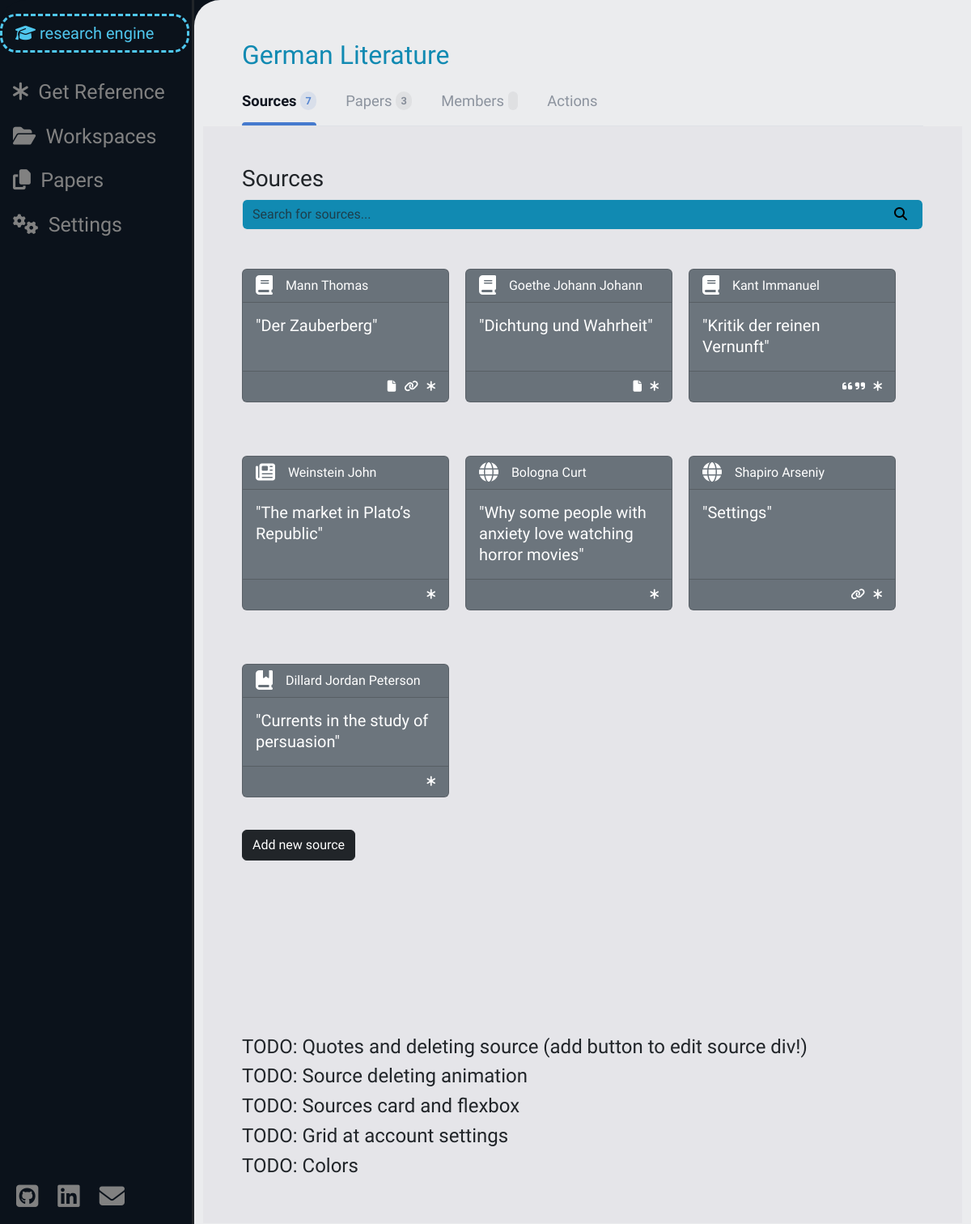
/work_space/31 (signed in), run on the app's committed database.
### work_space/models.py (models this page shows, shortened)
class WorkSpace(models.Model):
    owner = models.ForeignKey(User, on_delete=models.CASCADE, related_name="work_spaces")
    guests = models.ManyToManyField(User, related_name="guest_work_spaces")
    title = models.CharField(max_length=50)
    archived = models.BooleanField(default=False)
    def __str__(self):
        return self.title

### bookshelf/models.py (models this page shows, shortened)
class Source(models.Model):
    real_type = models.ForeignKey(ContentType, editable=False, on_delete=models.CASCADE)
    work_space = models.ForeignKey(WorkSpace, on_delete=models.CASCADE, related_name="sources")
    user = models.ForeignKey(User, on_delete=models.CASCADE, related_name="sources")
    title = models.CharField(max_length=100)
    author = models.CharField(max_length=70, blank=True)
    year = models.CharField(max_length=4, blank=True)
    link = models.URLField(max_length=40, blank=True)
    has_file = models.BooleanField(default=False)
    def cast(self):
        return self.real_type.get_object_for_this_type(pk=self.pk)
    def get_file(self) -> SourceFile | None:
        try:
            return SourceFile.objects.get(source=self)
        except ObjectDoesNotExist:
            return None

### work_space/views.py (the view)
# urls.py: path("work_space/<int:space_id>", views.work_space_view, name="space_view"),
@login_required
def work_space_view(request, space_id):
    space = check_work_space(space_id, request.user)
    sources = get_work_space_sources(space)
    space_papers = space.papers.filter(archived=False)
    if request.user == space.owner:
        user_status = "owner"
    else:
        user_status = "guest"
    work_space_data = {
        "space": space,
        "sources": sources,
        "space_papers": space_papers,
        "user_status": user_status,
        "space_has_sources": bool(sources),
        "number_of_sources": len(sources),
        "number_of_papers": len(space_papers),
        "new_paper_form": NewPaperForm(),
        "book_form": BookForm(),
        "article_form": ArticleForm(),
        "chapter_form": ChapterForm(),
        "webpage_form": WebpageForm(),
        "rename_form": RenameSpaceForm().set_initial(space),
        "work_spaces": get_user_work_spaces(request.user),
        "papers": get_user_papers(request.user),
    }
    return render(request, "work_space.html", work_space_data)

### paper_work/forms.py (shortened to what this page needs)
class NewPaperForm(forms.Form):
    title = forms.CharField(widget=forms.TextInput(attrs={
        "type": "text",
        "id": "title-field",
        "class": CLASS_,
        "autocomplete": "off",
        "placeholder": "Paper title"})
    )

### bookshelf/forms.py
class BookForm(CommonFields):
    source_type = SourceTypes.book
    title = forms.CharField(widget=forms.TextInput(attrs={
        "type": "text",
        "id": "title-field",
        "class": CLASS_,
        "autocomplete": "off",
        "placeholder": "Book title"})
    )
    publishing_house = forms.CharField(widget=forms.TextInput(attrs={
        "type": "text",
        "id": "publishing-house-field",
        "class": CLASS_,
        "autocomplete": "off",
        "placeholder": "Publishing House"})
    )
    year = forms.IntegerField(widget=forms.NumberInput(attrs={
        "type": "number",
        "id": "book-year-field",
        "class": CLASS_,
        "autocomplete": "off",
        "placeholder": "Publishing year"})
    )

### bookshelf/source_showcase.py (called while the page is built)
def get_work_space_sources(space: WorkSpace) -> list:
    sources: list = []
    for source in space.sources.all():
        source: Source
        source_dict: dict = model_to_dict(source)
        source_dict["type"] = get_source_type(source)
        if source.has_file:
            source_dict["file_id"] = source.get_file().pk
        else:
            source_dict["file_id"] = None
        if source.quotes.all():
            source_dict["has_quotes"] = True
        else:
            source_dict["has_quotes"] = False
        sources.append(source_dict)
    return sources

def get_source_type(source: Source) -> str:
    source_type = source.cast()
    match source_type:
        case Book():
            return "book"
        case Article():
            return"article"
        case Chapter():
            return "chapter"
        case Webpage():
            return "webpage"

### paper_work/models.py (called while the page is built)
    def __str__(self):
        return self.title

### user_management/helpers.py (called while the page is built)
def get_user_work_spaces(user: User, archived=False) -> list:
    return list(user.work_spaces.filter(archived=archived)) + list(user.guest_work_spaces.filter(archived=archived))

def get_user_papers(user: User, archived=False):
    return user.papers.filter(archived=archived)

### work_space/forms.py (called while the page is built)
    def set_initial(self, space: WorkSpace):
        self.fields["title"].initial = space.title
        return self

### templates/work_space.html (shortened to what this page needs)
{% extends "layout.html" %}
{% load static %}
{% block header %}
   {{ space }}
{% endblock %}
{% block nav-links %}
    <nav class="nav-tabs" id="nav-tabs">
        <a onclick="show_area('sources-area');return false" href="#" type="button" class="active">
            Sources&nbsp;<span>{{ number_of_sources }}</span>
        </a>
        <a onclick="show_area('papers-area');return false" href="#" type="button">
            Papers&nbsp;<span>{{ number_of_papers }}</span>
        </a>
        <a onclick="show_area('members-area');return false" href="#" type="button">
            Members&nbsp;<span>{{ number_of_members }}</span>
        </a>
        <a onclick="show_area('actions-area');return false" href="#" type="button">
            Actions
        </a>
    </nav>
{% endblock %}
{% block body %}
    <div class="workspace-area" id="sources-area">
        <h3>Sources</h3>
        <div class="sources-search">
            <i class="fa fa-search"></i>
            <input onkeyup="search_source()" id="search_box" class="form-control form-input" type="text" placeholder="Search for sources...">
        </div>
        <br><br>
        <div id="sources-container">
            {% for source in sources %}
                <div onclick="load_and_show_source_space('{{ source.id }}')" id="source-card-{{ source.id }}" class="card text-bg-secondary mb-3 pointy-cursor source-card" data-bs-toggle="modal" data-bs-target="#source-space-modal-{{ source.id }}" style="max-width: 16rem;">
                    <div class="card-header source-author">
                        {% if source.type == 'book' %}
                            <span><i class="fa-solid fa-book fa-xl"></i></span>
                        {% elif source.type == 'article' %}
                            <span><i class="fa-solid fa-newspaper fa-xl"></i></span>
                        {% elif source.type == 'chapter' %}
                            <span><i class="fa-solid fa-book-bookmark fa-xl"></i></span>
                        {% elif source.type == 'webpage' %}
                            <span><i class="fa-solid fa-globe fa-xl"></i></span>
                        {% endif %}
                        {{ source.author }}
                    </div>
                    <div class="card-body">
                        <h5 class="card-title source-button source-title">"{{ source.title }}"</h5>
                    </div>
                    <div class="card-footer source-card-footer">
                        <small class="text-body-secondary source-incons-div">
                            <div class="source-icons">
                                {% if source.has_file %}
                                    <div class="source-icon">
                                        <i class="fa-solid fa-file"></i>
                                    </div>
                                {% endif %}
                                {% if source.link %}
                                    <div class="source-icon">
                                        <i class="fa-solid fa-link"></i>
                                    </div>
                                {% endif %}
                                {% if source.has_quotes %}
                                <div class="source-icon">
                                    <i class="fa-solid fa-quote-left"></i>
                                    <i class="fa-solid fa-quote-right"></i>
                                </div>
                                {% endif %}
                                <div class="source-icon">
                                    <strong><i class="fa-solid fa-asterisk"></i></strong>
                                </div>
                            </div>
                        </small>
                    </div>
                </div>
            {% endfor %}
        </div>
        <br>
        <button type="button" class="btn btn-dark" data-bs-toggle="modal" data-bs-target="#new-source">
            Add new source
        </button>
    </div>
    <br><br><br><br><br><br>
    <br><br><br>
    <h4>TODO: Quotes and deleting source (add button to edit source div!)</h4>
    <h4>TODO: Source deleting animation</h4>
    <h4>TODO: Sources card and flexbox</h4>
    <h4>TODO: Grid at account settings</h4>
    <h4>TODO: Colors</h4>
{% endblock %}

### templates/layout.html (shortened to what this page needs)
{% load static %}
<!DOCTYPE html>
<html lang="en">
    <head>
        <link href="{% static 'css/styles.css' %}" rel="stylesheet">
        <link href="https://cdn.jsdelivr.net/npm/bootstrap@5.3.2/dist/css/bootstrap.min.css" rel="stylesheet">
    </head>
    <body>
        <div class="sidenav">
            <div id="re">
                {% if user.is_authenticated and not invitation %}
                    <div id="re-main-button" class="pointy-cursor" onclick="openNav()">
                        <i class="fa-solid fa-graduation-cap"></i>
                        research engine
                    </div>
                {% else %}
                    <div id="re-main-button">
                        <i class="fa-solid fa-graduation-cap"></i>
                        research engine
                    </div>
                {% endif %}
            </div>
            <div id="sidenav-closed-view">
                <a class="mt-4" href="{% url 'website:lobby' %}"><i class="fa-solid fa-asterisk"></i>&nbsp;&nbsp;Get Reference</a>
                {% if user.is_authenticated %}
                    <div>
                        {% if work_spaces %}
                            <a onclick="dropdown_spaces()" class="dropbtn pointy-cursor"><i class="fa-solid fa-folder-open"></i>&nbsp;&nbsp;Workspaces</a>
                        {% endif %}
                        {% if papers %}
                            <a onclick="dropdown_papers()" class="dropbtn pointy-cursor"><i class="fa-solid fa-copy"></i>&nbsp;&nbsp;Papers</a>
                        {% endif %}
                    </div>
                    <a href="{% url 'website:account_settings' %}"><i class="fa-solid fa-gears"></i>&nbsp;&nbsp;Settings</a>
                {% endif %}
                <nav id="footer-menu" class="nav pb-1 ps-1">
                    <a href="https://github.com/Arseniy007" class="footer-link"><i class="fa-brands fa-square-github fa-lg"></i></a>
                    <a href="https://www.linkedin.com/in/arseniy-shapiro-162932289/" class="footer-link"><i class="fa-brands fa-linkedin fa-lg"></i></a>
                    <a id="email-link" class="footer-link pointy-cursor" data-bs-toggle="popover" data-bs-title="Contact me :)" data-bs-content="arseniy.shapiro@gmail.com" data-html="true"><i class="fa-solid fa-envelope fa-lg"></i></a>
                </nav>
            </div>
        </div>
        <main class="main">
            {% block headless %}
                <header id="header">
                    <h2 id="header-text">{% block header %}R.E.{% endblock %}</h2>
                    {% block nav-links %}{% endblock %}
                </header>
                <div id="content">
                    <div>
                        {% block body %}{% endblock %}
                    </div>
                </div>
            {% endblock %}
        </main>
    </body>
</html>

### static/css/styles.css (style rules this page uses)
.sidenav { height: 100%; width: 240px; position: fixed; z-index: 1; top: 0; left: 0; border-top-left-radius: 2rem; border-top-right-radius: -0.5rem; background: #0b121b; overflow-x: hidden; transition: 0.5s; padding-top: 15px; border-right: solid; }
.sidenav a { padding: 6px 8px 6px 16px; margin-bottom: 5px; text-decoration: none; font-size: 25px; color: #818181; display: block; transition: 0.3s; font-family: 'Special Elite', serif; }
body { padding-top: 0; background-image: linear-gradient(#0b121b, #0b121b); min-height: 100%; }
.main { margin-left: 240px; padding: 0px 10px; position: relative; border-top-left-radius: 2rem; background: #ebecee; font-family: 'Special Elite', serif; margin-bottom: 0; border: 1px solid transparent; min-height: 100%; }
header { padding: 3rem 3rem 0 3rem; }
#header-text, #form-header { color: #118ab2; }
#content { background-color: #e5e5e9; padding: 3rem; height: 100%; }
.sources-search { position: relative; }
.fa-search { position: absolute; top: 10px; right: 20px; color: #000000; }
.source-icon, .source-button { display: inline; color: white; }
.source-card-footer { margin-top: auto; padding: 1rem 1.25rem; display: flex; align-items: center; justify-content: flex-end; }
input[type]:not([type="button"], [type="submit"]), textarea, select { background-color: #118ab2; }
#sources-container { display: flex; flex-direction: row; flex-wrap: wrap; column-gap: 20px; row-gap: 50px; }
.source-card { width: 300px; }
#re { margin-top: 2px; margin-bottom: 15px; }
#re-main-button { padding: 6px 8px 6px 16px; text-decoration: none; font-size: 20px; font-family: 'Special Elite', serif; color: #4fc7ee; display: block; border-style: dashed; margin-right: 3px; border-radius: 20px; }
.pointy-cursor { cursor: pointer; }
a:link { text-decoration: none; }
#footer-menu { position: absolute; bottom: 0; }
.footer-link { color: black; }
.nav-tabs a, .nav-link { margin-right: 2rem; display: inline-block; padding: 1rem 0 1rem 0; font-size: 1.15rem; color: #8c939e; position: relative; }
.nav-tabs a.active { color: #101620; font-weight: 600; }
.nav-tabs a.active span { background: #d9dfea; color: #5887d1; }
.nav-tabs a.active::after { content: ""; position: absolute; bottom: 0; left: 0; width: 100%; height: 4px; background: #457ace; border-top-right-radius: 10px; border-top-left-radius: 10px; }
.nav-tabs a span { border-radius: 10px; font-size: 0.8rem; padding: 0.25rem 0.4rem; font-weight: 600; vertical-align: middle; position: relative; top: -2px; background: #dfe0e2; color: #868d99; }

### data on the page
WorkSpace: title "German Literature"
Source: author "Mann Thomas", title "Der Zauberberg"
Source: author "Goethe Johann Johann", title "Dichtung und Wahrheit"
Source: author "Kant Immanuel", title "Kritik der reinen Vernunft"
Source: author "Weinstein John", title "The market in Plato’s Republic"
Source: author "Bologna Curt", title "Why some people with anxiety love watching horror movies"
Source: author "Shapiro Arseniy", title "Settings"
Source: author "Dillard Jordan Peterson", title "Currents in the study of persuasion"

### other printed values
{{ number_of_sources }} "7"
{{ number_of_papers }} "3"
